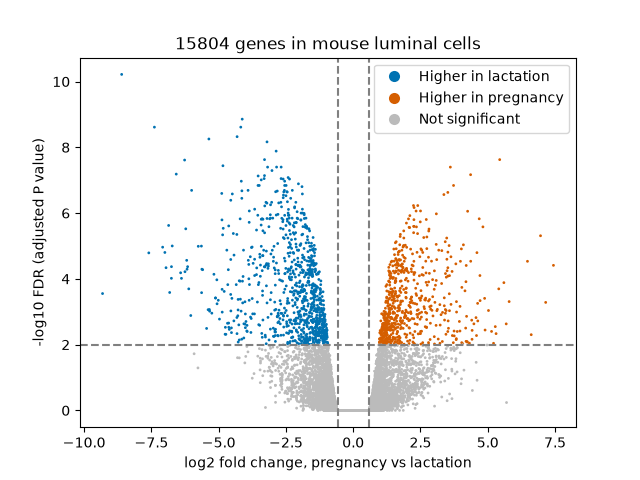

This figure's Python source:
"""Draw a volcano plot of the genes that change between pregnancy and lactation in mice."""
import math

import matplotlib.pyplot as plt
import pandas as pd
import seaborn as sns

RESULTS_PATH = "data/pregnant_vs_lactating.tsv"
PLOT_PATH = "volcano.png"
FDR_CUTOFF = 0.01
LOG2_FOLD_CUTOFF = 0.58
COLORS = {"Not significant": "#BBBBBB", "Higher in pregnancy": "#D55E00",
          "Higher in lactation": "#0072B2"}


def main() -> None:
    """Mark the genes past both cutoffs, then plot fold change against certainty."""
    genes = pd.read_csv(RESULTS_PATH, sep="\t")
    genes["minus_log10_fdr"] = -genes["adj.P.Val"].apply(math.log10)
    significant = genes["adj.P.Val"] < FDR_CUTOFF
    higher_in_pregnancy = significant & (genes["logFC"] > LOG2_FOLD_CUTOFF)
    higher_in_lactation = significant & (genes["logFC"] < -LOG2_FOLD_CUTOFF)
    genes["change"] = "Not significant"
    genes.loc[higher_in_pregnancy, "change"] = "Higher in pregnancy"
    genes.loc[higher_in_lactation, "change"] = "Higher in lactation"
    print(genes["change"].value_counts())
    axes = sns.scatterplot(data=genes, x="logFC", y="minus_log10_fdr",
                           hue="change", palette=COLORS, s=4, linewidth=0)
    sns.move_legend(axes, "upper right", markerscale=4, title=None)
    axes.axvline(-LOG2_FOLD_CUTOFF, color="gray", linestyle="--")
    axes.axvline(LOG2_FOLD_CUTOFF, color="gray", linestyle="--")
    axes.axhline(-math.log10(FDR_CUTOFF), color="gray", linestyle="--")
    axes.set_xlabel("log2 fold change, pregnancy vs lactation")
    axes.set_ylabel("-log10 FDR (adjusted P value)")
    axes.set_title(f"{len(genes)} genes in mouse luminal cells")
    plt.savefig(PLOT_PATH)


if __name__ == "__main__":
    main()
